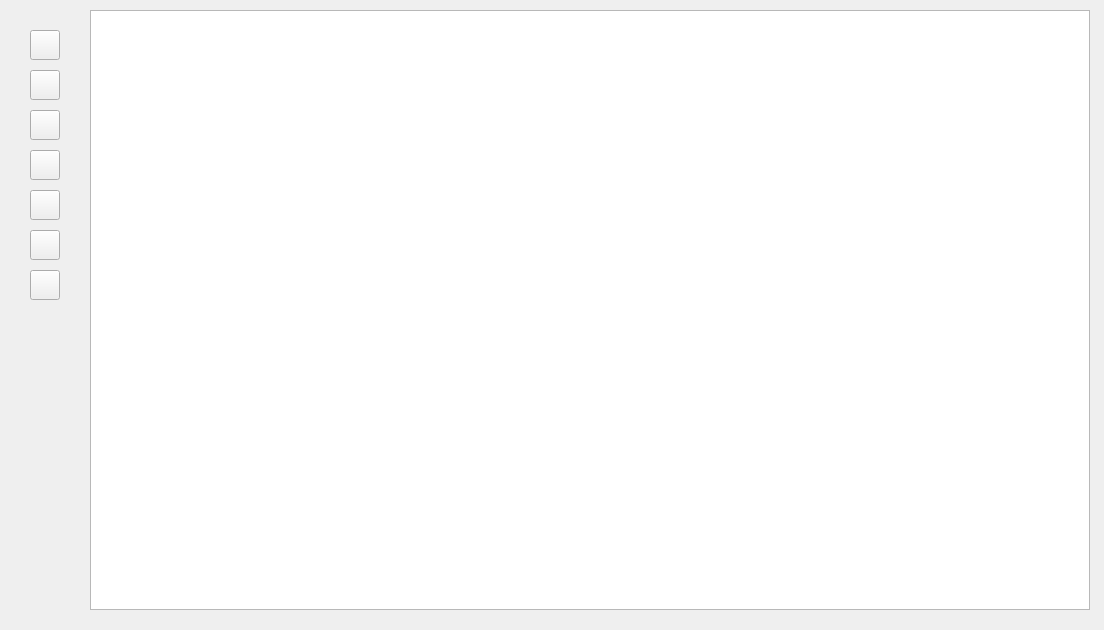
<?xml version="1.0" encoding="UTF-8"?>
<ui version="4.0">
 <class>canvas</class>
 <widget class="QWidget" name="canvas">
  <property name="geometry">
   <rect>
    <x>0</x>
    <y>0</y>
    <width>1104</width>
    <height>630</height>
   </rect>
  </property>
  <property name="windowTitle">
   <string>Form</string>
  </property>
  <widget class="QListWidget" name="listWidget">
   <property name="geometry">
    <rect>
     <x>90</x>
     <y>10</y>
     <width>1000</width>
     <height>600</height>
    </rect>
   </property>
   <property name="autoFillBackground">
    <bool>true</bool>
   </property>
  </widget>
  <widget class="QLabel" name="label">
   <property name="geometry">
    <rect>
     <x>1000</x>
     <y>20</y>
     <width>72</width>
     <height>15</height>
    </rect>
   </property>
   <property name="text">
    <string/>
   </property>
  </widget>
  <widget class="QWidget" name="widget" native="true">
   <property name="geometry">
    <rect>
     <x>10</x>
     <y>20</y>
     <width>71</width>
     <height>291</height>
    </rect>
   </property>
   <property name="styleSheet">
    <string notr="true"/>
   </property>
   <widget class="QPushButton" name="pushButton_7">
    <property name="geometry">
     <rect>
      <x>20</x>
      <y>250</y>
      <width>30</width>
      <height>30</height>
     </rect>
    </property>
    <property name="minimumSize">
     <size>
      <width>30</width>
      <height>0</height>
     </size>
    </property>
    <property name="maximumSize">
     <size>
      <width>30</width>
      <height>16777215</height>
     </size>
    </property>
    <property name="styleSheet">
     <string notr="true">border-image: url(:/png/delete.png);</string>
    </property>
    <property name="text">
     <string/>
    </property>
   </widget>
   <widget class="QPushButton" name="pushButton_3">
    <property name="geometry">
     <rect>
      <x>20</x>
      <y>90</y>
      <width>30</width>
      <height>30</height>
     </rect>
    </property>
    <property name="minimumSize">
     <size>
      <width>30</width>
      <height>0</height>
     </size>
    </property>
    <property name="maximumSize">
     <size>
      <width>30</width>
      <height>16777215</height>
     </size>
    </property>
    <property name="styleSheet">
     <string notr="true">border-image: url(:/png/Triangle.png);</string>
    </property>
    <property name="text">
     <string/>
    </property>
   </widget>
   <widget class="QPushButton" name="pushButton_4">
    <property name="geometry">
     <rect>
      <x>20</x>
      <y>130</y>
      <width>30</width>
      <height>30</height>
     </rect>
    </property>
    <property name="minimumSize">
     <size>
      <width>30</width>
      <height>0</height>
     </size>
    </property>
    <property name="maximumSize">
     <size>
      <width>30</width>
      <height>16777215</height>
     </size>
    </property>
    <property name="styleSheet">
     <string notr="true">border-image: url(:/png/curve.png);</string>
    </property>
    <property name="text">
     <string/>
    </property>
   </widget>
   <widget class="QPushButton" name="pushButton">
    <property name="geometry">
     <rect>
      <x>20</x>
      <y>10</y>
      <width>30</width>
      <height>30</height>
     </rect>
    </property>
    <property name="minimumSize">
     <size>
      <width>30</width>
      <height>0</height>
     </size>
    </property>
    <property name="maximumSize">
     <size>
      <width>30</width>
      <height>16777215</height>
     </size>
    </property>
    <property name="autoFillBackground">
     <bool>false</bool>
    </property>
    <property name="styleSheet">
     <string notr="true">border-image: url(:/png/Rectangle.png);</string>
    </property>
    <property name="text">
     <string/>
    </property>
    <property name="checkable">
     <bool>false</bool>
    </property>
   </widget>
   <widget class="QPushButton" name="pushButton_6">
    <property name="geometry">
     <rect>
      <x>20</x>
      <y>210</y>
      <width>30</width>
      <height>30</height>
     </rect>
    </property>
    <property name="minimumSize">
     <size>
      <width>30</width>
      <height>0</height>
     </size>
    </property>
    <property name="maximumSize">
     <size>
      <width>30</width>
      <height>16777215</height>
     </size>
    </property>
    <property name="styleSheet">
     <string notr="true">border-image: url(:/png/revoke.png);</string>
    </property>
    <property name="text">
     <string/>
    </property>
   </widget>
   <widget class="QPushButton" name="pushButton_2">
    <property name="geometry">
     <rect>
      <x>20</x>
      <y>50</y>
      <width>30</width>
      <height>30</height>
     </rect>
    </property>
    <property name="minimumSize">
     <size>
      <width>30</width>
      <height>0</height>
     </size>
    </property>
    <property name="maximumSize">
     <size>
      <width>30</width>
      <height>16777215</height>
     </size>
    </property>
    <property name="styleSheet">
     <string notr="true">border-image: url(:/png/Oval.png);</string>
    </property>
    <property name="text">
     <string/>
    </property>
   </widget>
   <widget class="QPushButton" name="pushButton_5">
    <property name="geometry">
     <rect>
      <x>20</x>
      <y>170</y>
      <width>30</width>
      <height>30</height>
     </rect>
    </property>
    <property name="minimumSize">
     <size>
      <width>30</width>
      <height>0</height>
     </size>
    </property>
    <property name="maximumSize">
     <size>
      <width>30</width>
      <height>16777215</height>
     </size>
    </property>
    <property name="styleSheet">
     <string notr="true">border-image: url(:/png/line.png);</string>
    </property>
    <property name="text">
     <string/>
    </property>
   </widget>
  </widget>
 </widget>
 <resources/>
 <connections/>
</ui>
